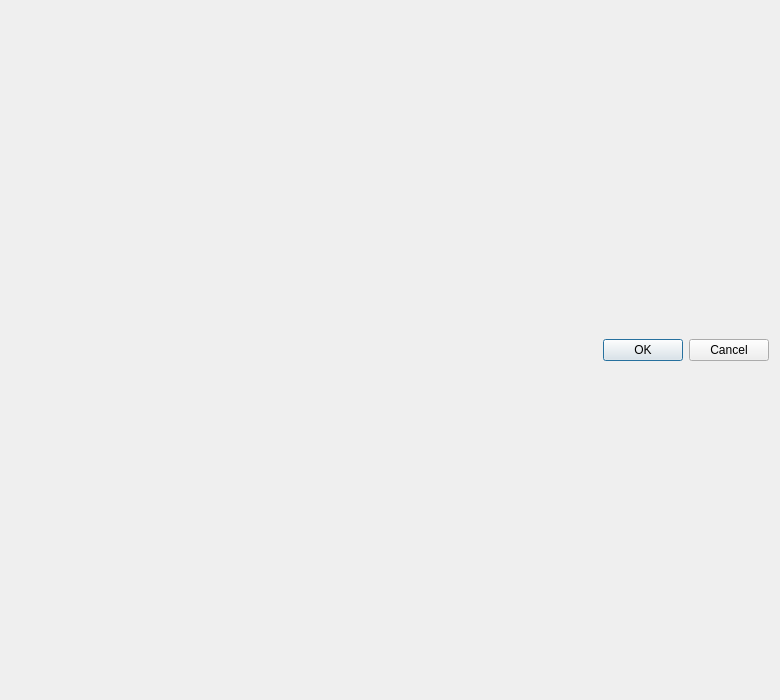
<?xml version="1.0" encoding="UTF-8"?>
<ui version="4.0">
 <class>ColorSchemeDialog</class>
 <widget class="QDialog" name="ColorSchemeDialog">
  <property name="geometry">
   <rect>
    <x>0</x>
    <y>0</y>
    <width>780</width>
    <height>700</height>
   </rect>
  </property>
  <property name="windowTitle">
   <string>Customize Colors</string>
  </property>
  <layout class="QVBoxLayout" name="rootLayout">
   <item>
    <widget class="QDialogButtonBox" name="buttonBox">
     <property name="standardButtons">
      <set>QDialogButtonBox::StandardButton::Cancel|QDialogButtonBox::StandardButton::Ok</set>
     </property>
    </widget>
   </item>
  </layout>
 </widget>
 <resources/>
 <connections/>
</ui>
